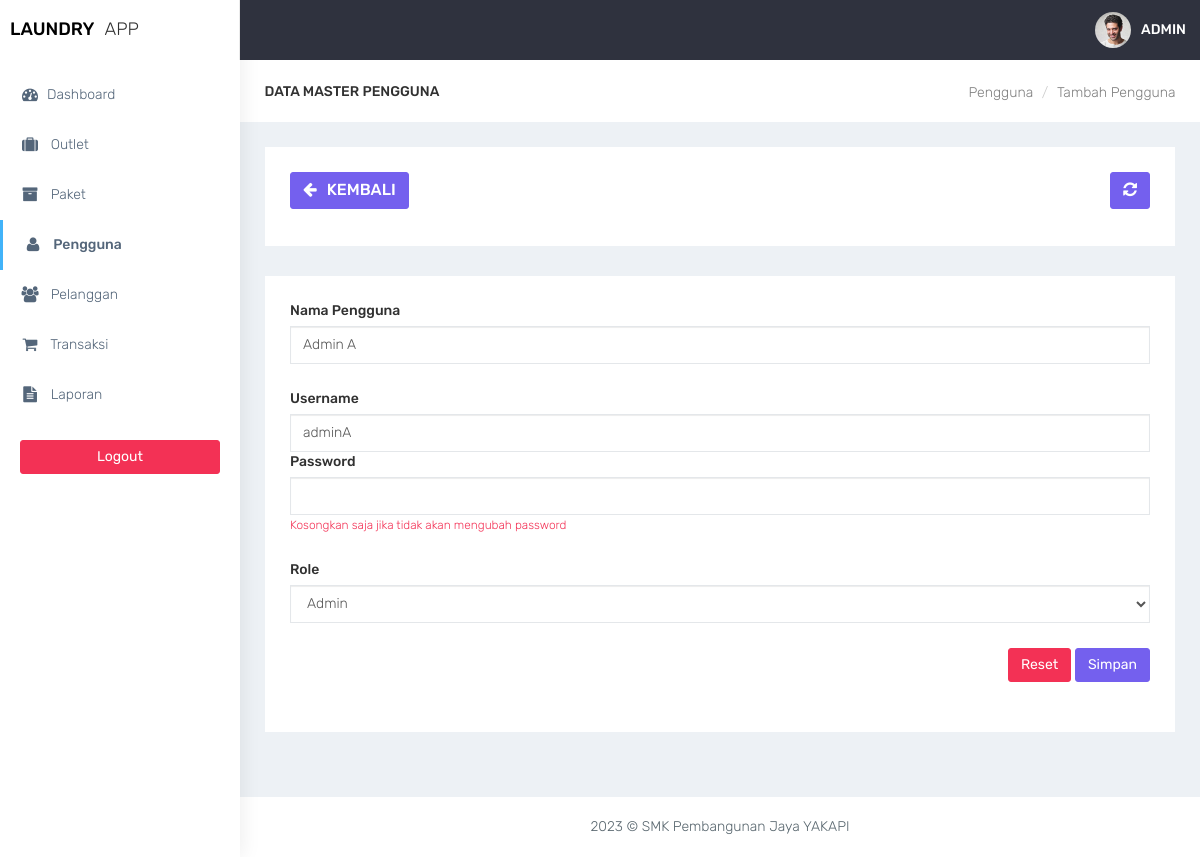
The app's page /admin/pengguna_edit.php?id=1 with its own data.
### tables this page shows
CREATE TABLE tb_user (
    id INT(11) AUTO_INCREMENT PRIMARY KEY,
    nama VARCHAR(100) NOT NULL,
    username VARCHAR(30) NOT NULL UNIQUE,
    password VARCHAR(255) NOT NULL,
    id_outlet INT(11),
    role ENUM('admin', 'kasir', 'owner') NOT NULL,
    FOREIGN KEY (id_outlet) REFERENCES tb_outlet(id) ON DELETE SET NULL
);

### function.php (called while the page is built, shortened)
<?php
$conn = mysqli_connect("localhost", "root", "", "laundry");
function query($query)
{
    global $conn;
    $result = mysqli_query($conn, $query);
    $rows = [];
    while ($row = mysqli_fetch_assoc($result)) {
        $rows[] = $row;
    }
    return $rows;
}

### admin/pengguna_edit.php (the view, shortened to what this page needs)
<?php
require_once '../function.php';
$id = $_GET["id"];
$user = query("SELECT * FROM tb_user WHERE id = $id")[0];
?>
<!DOCTYPE html>
<html lang="en">
<head>
    <link href="../assets/bootstrap/dist/css/bootstrap.min.css" rel="stylesheet">
    <link href="../assets/plugins/bower_components/sidebar-nav/dist/sidebar-nav.min.css" rel="stylesheet">
    <link href="../assets/plugins/bower_components/toast-master/css/jquery.toast.css" rel="stylesheet">
    <link href="../assets/plugins/bower_components/morrisjs/morris.css" rel="stylesheet">
    <link href="../assets/plugins/bower_components/chartist-js/dist/chartist.min.css" rel="stylesheet">
    <link href="../assets/plugins/bower_components/chartist-plugin-tooltip-master/dist/chartist-plugin-tooltip.css" rel="stylesheet">
    <link href="../assets/css/animate.css" rel="stylesheet">
    <link href="../assets/css/style.css" rel="stylesheet">
    <link href="../assets/css/colors/default.css" id="theme" rel="stylesheet">
    <link rel="stylesheet" type="text/css" href="../assets/DataTables/datatables.min.css" />
</head>
<body class="fix-header">
    <div id="wrapper">
        <nav class="navbar navbar-default navbar-static-top m-b-0">
            <div class="navbar-header">
                <div class="top-left-part">
                    <a class="logo" href="index.php">
                        <b style="color:black">
                            LAUNDRY
                        </b>
                        <span class="hidden-xs text-dark">
                            APP
                        </span>
                    </a>
                </div>
                <ul class="nav navbar-top-links navbar-right pull-right">
                    <li>
                        <a class="profile-pic" href="#"> <img src="../assets/plugins/images/users/varun.jpg" alt="user-img" width="36" class="img-circle"><b class="hidden-xs">ADMIN</b></a>
                    </li>
                </ul>
            </div>
        </nav>
        <div class="navbar-default sidebar" role="navigation">
            <div class="sidebar-nav slimscrollsidebar">
                <div class="sidebar-head">
                    <h3><span class="fa-fw open-close"><i class="ti-close ti-menu"></i></span> <span class="hide-menu">Navigation</span></h3>
                </div>
                <ul class="nav" id="side-menu">
                    <li style="padding: 70px 0 0;">
                        <a href="index.php" class="waves-effect "><i class="fa fa-tachometer fa-fw" aria-hidden="true"></i>Dashboard</a>
                    </li>
                    <li>
                        <a href="outlet.php" class="waves-effect "><i class="fa fa-suitcase fa-fw" aria-hidden="true"></i> Outlet</a>
                    </li>
                    <li>
                        <a href="paket.php" class="waves-effect "><i class="fa fa-archive fa-fw" aria-hidden="true"></i> Paket</a>
                    </li>
                    <li>
                        <a href="pengguna.php" class="waves-effect active"><i class="fa fa-user fa-fw" aria-hidden="true"></i> Pengguna</a>
                    </li>
                    <li>
                        <a href="pelanggan.php" class="waves-effect "><i class="fa fa-users fa-fw" aria-hidden="true"></i> Pelanggan</a>
                    </li>
                    <li>
                        <a href="transaksi.php" class="waves-effect"><i class="fa fa-shopping-cart fa-fw" aria-hidden="true"></i> Transaksi</a>
                    </li>
                    <li>
                        <a href="laporan.php" class="waves-effect "><i class="fa fa-file-text fa-fw" aria-hidden="true"></i> Laporan</a>
                    </li>
                </ul>
                <div class="center p-20">
                    <a href="logout.php" class="btn btn-danger btn-block waves-effect waves-light">Logout</a>
                </div>
            </div>
        </div>
        <div id="page-wrapper">
            <div class="container-fluid">
                <div class="row bg-title">
                    <div class="col-lg-3 col-md-4 col-sm-4 col-xs-12">
                        <h4 class="page-title">Data Master Pengguna</h4>
                    </div>
                    <div class="col-lg-9 col-sm-8 col-md-8 col-xs-12">
                        <ol class="breadcrumb">
                            <li><a href="outlet.php">Pengguna</a></li>
                            <li><a href="#">Tambah Pengguna</a></li>
                        </ol>
                    </div>
                </div>
                <div class="row">
                    <div class="col-md-12 col-lg-12 col-sm-12 col-xs-12">
                        <div class="white-box">
                            <div class="row">
                                <div class="col-md-6">
                                    <a href="javascript:void(0)" onclick="window.history.back();" class="btn btn-primary box-title"><i class="fa fa-arrow-left fa-fw"></i> Kembali</a>
                                </div>
                                <div class="col-md-6 text-right">
                                    <button id="btn-refresh" class="btn btn-primary box-title text-right" title="Refresh Data"><i class="fa fa-refresh" id="ic-refresh"></i></button>
                                </div>
                            </div>
                        </div>
                    </div>
                </div>
                <div class="row">
                    <div class="col-md-12 col-lg-12 col-sm-12 col-xs-12">
                        <div class="white-box">
                            <form method="post" action="">
                                <div class="form-group">
                                    <label>Nama Pengguna</label>
                                    <input type="text" name="nama_user" class="form-control" value="<?= $user["nama"]; ?>">
                                </div>
                                <div class="form-group">
                                    <label>Username</label>
                                    <input type="text" name="username" class="form-control" value="<?= $user["username"]; ?>">
                                    <div class="form-group">
                                        <label>Password</label>
                                        <input type="text" name="password" class="form-control">
                                        <small class="text-danger">Kosongkan saja jika tidak akan mengubah password</small>
                                    </div>
                                    <div class="form-group">
                                        <label>Role</label>
                                        <select name="role" class="form-control">
                                            <option value="admin" <?= ($user["role"] == "admin") ? "selected" : ""; ?>>Admin</option>
                                        </select>
                                    </div>
                                    <div class="text-right">
                                        <button type="reset" class="btn btn-danger">Reset</button>
                                        <button type="submit" name="btn-simpan" class="btn btn-primary">Simpan</button>
                                    </div>
                            </form>
                        </div>
                    </div>
                </div>
            </div>
            <footer class="footer text-center"> 2023 &copy; SMK Pembangunan Jaya YAKAPI </footer>
        </div>
    </div>
    <br />
</body>
</html>

### assets/css/colors/default.css (style rules this page uses)
body { background: #fff; }
.top-left-part { background: #fff; }
.navbar-header { background: #2f323e; }
.navbar-top-links > li > a { color: #ffffff; }
.sidebar .sidebar-head { background: #ffffff; }
.sidebar .sidebar-head h3 { color: #686868; }
.sidebar { background: #fff; box-shadow: 1px 0px 20px rgba(0, 0, 0, 0.08); }
#side-menu li a { color: #54667a; }
#side-menu li a { color: #54667a; border-left: 0px solid #fff; }
#side-menu > li > a { border-left: 3px solid transperant; }
#side-menu > li > a.active { background: transperant; color: #54667a; border-left: 3px solid #41b3f9; font-weight: 500; }

### records on screen
tb_user: nama_user "Admin A", username "adminA", role "Admin"
